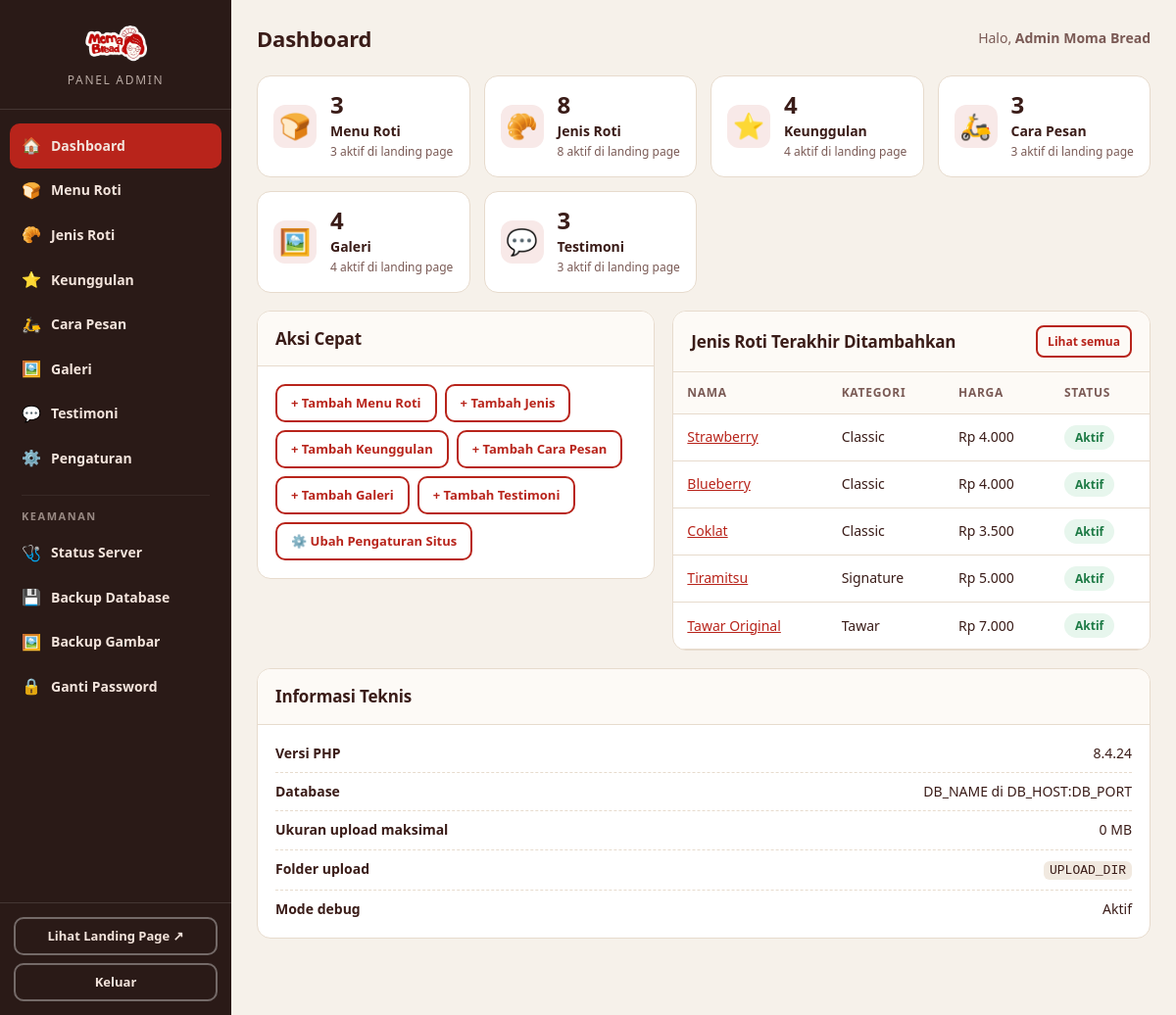
/admin/index.php (signed in), run on the app's committed database.
### tables this page shows
CREATE TABLE `jenis_rote` (
  `id` int(10) unsigned NOT NULL AUTO_INCREMENT,
  `menu_id` int(10) unsigned NOT NULL,
  `name` varchar(120) NOT NULL,
  `description` text DEFAULT NULL,
  `price` int(10) unsigned NOT NULL DEFAULT 0,
  `image` varchar(255) DEFAULT NULL,
  `is_active` tinyint(1) NOT NULL DEFAULT 1,
  `sort_order` int(11) NOT NULL DEFAULT 0,
  `created_at` timestamp NOT NULL DEFAULT current_timestamp(),
  PRIMARY KEY (`id`),
  KEY `idx_jenis_listing` (`menu_id`,`is_active`,`sort_order`),
  CONSTRAINT `fk_jenis_menu` FOREIGN KEY (`menu_id`) REFERENCES `menu` (`id`) ON DELETE CASCADE ON UPDATE CASCADE
);

CREATE TABLE `menu` (
  `id` int(10) unsigned NOT NULL AUTO_INCREMENT,
  `name` varchar(120) NOT NULL,
  `slug` varchar(140) NOT NULL,
  `description` text DEFAULT NULL,
  `image` varchar(255) DEFAULT NULL,
  `is_featured` tinyint(1) NOT NULL DEFAULT 0,
  `is_active` tinyint(1) NOT NULL DEFAULT 1,
  `sort_order` int(11) NOT NULL DEFAULT 0,
  `created_at` timestamp NOT NULL DEFAULT current_timestamp(),
  PRIMARY KEY (`id`),
  UNIQUE KEY `uq_menu_slug` (`slug`),
  KEY `idx_menu_listing` (`is_active`,`sort_order`)
);

### includes/functions.php (called while the page is built, shortened)
<?php
require_once __DIR__ . '/../config/database.php';
function e($value): string
{
    return htmlspecialchars((string) $value, ENT_QUOTES | ENT_SUBSTITUTE, 'UTF-8');
}
function q(string $sql, array $params = []): PDOStatement
{
    $stmt = db()->prepare($sql);
    $stmt->execute($params);
    return $stmt;
}
function all(string $sql, array $params = []): array
{
    return q($sql, $params)->fetchAll();
}
function one(string $sql, array $params = []): ?array
{
    $row = q($sql, $params)->fetch();
    return $row === false ? null : $row;
}
function val(string $sql, array $params = [], $default = null)
{
    $value = q($sql, $params)->fetchColumn();
    return $value === false ? $default : $value;
}
function rupiah($amount): string
{
    return 'Rp ' . number_format((float) $amount, 0, ',', '.');
}
function url(string $path = ''): string
{
    return BASE_URL . '/' . ltrim($path, '/');
}
function asset(string $path): string
{
    $path  = ltrim($path, '/');
    $file  = APP_ROOT . '/assets/' . $path;
    $stamp = is_file($file) ? (string) filemtime($file) : '';
    return url('assets/' . $path) . ($stamp !== '' ? '?v=' . $stamp : '');
}
function is_logged_in(): bool
{
    return !empty($_SESSION['admin_id']);
}
function current_user(): ?array
{
    static $user = null;
    if ($user === null && is_logged_in()) {
        $user = one(
            'SELECT id, username, full_name, last_login FROM admin_users WHERE id = ?',
            [(int) $_SESSION['admin_id']]
        );
    }
    return $user;
}

### admin/_schema.php (called while the page is built, shortened)
<?php
function entity(string $tab): array
{
    $entities = admin_entities();
    return $entities[$tab];
}
function entity_table(string $tab): string
{
    return $tab;
}
function entity_key(string $table): string
{
    $def = entity($table);
    return $def['key'] ?? str_replace('_', '-', $table);
}

### config/database.php (called while the page is built, shortened)
<?php
function pdo_connect(?string $database = DB_NAME): PDO
{
    $dsn = $database === null
        ? sprintf('mysql:host=%s;port=%s;charset=%s', DB_HOST, DB_PORT, DB_CHARSET)
        : sprintf('mysql:host=%s;port=%s;dbname=%s;charset=%s', DB_HOST, DB_PORT, $database, DB_CHARSET);
    $options = [
        PDO::ATTR_ERRMODE            => PDO::ERRMODE_EXCEPTION,
        PDO::ATTR_DEFAULT_FETCH_MODE => PDO::FETCH_ASSOC,
        PDO::ATTR_EMULATE_PREPARES   => false,
        PDO::ATTR_STRINGIFY_FETCHES  => false,
    ];
    return new PDO($dsn, DB_USER, DB_PASS, $options);
}
function db(): PDO
{
    static $pdo = null;
    if ($pdo === null) {
        try {
            $pdo = pdo_connect(DB_NAME);
        } catch (PDOException $e) {
            db_connection_error_page($e);
            exit;
        }
    }
    return $pdo;
}

### admin/index.php (the view, shortened to what this page needs)
<?php
require_once __DIR__ . '/../includes/functions.php';
require_once __DIR__ . '/_schema.php';
$stats = [];
foreach (admin_entities() as $key => $def) {
    $total  = (int) val('SELECT COUNT(*) FROM `' . entity_table($key) . '`', [], 0);
    $stats[$key] = [
        'label'  => $def['label'],
        'icon'   => $def['icon'],
        'total'  => $total,
        'active' => (int) val('SELECT COUNT(*) FROM `' . entity_table($key) . '` WHERE is_active = 1', [], 0),
    ];
}
$recentJenis = all(
    'SELECT j.id, j.name, j.price, j.is_active, m.name AS kategori
       FROM jenis_rote j
       JOIN menu m ON m.id = j.menu_id
   ORDER BY j.id DESC
      LIMIT 5'
);
$pageTitle = 'Dashboard';
$activeTab = 'dashboard';
require __DIR__ . '/_partials/header.php';
?>
<div class="cards">
  <?php foreach ($stats as $key => $st): ?>
    <a class="stat" href="<?= e(url('admin/manage.php?tab=' . entity_key($key))) ?>">
      <span class="ico"><?= e($st['icon']) ?></span>
      <div>
        <strong><?= e((string) $st['total']) ?></strong>
        <span class="lbl"><?= e($st['label']) ?></span>
        <span class="sub"><?= e((string) $st['active']) ?> aktif di landing page</span>
      </div>
    </a>
  <?php endforeach; ?>
</div>
<div class="grid2">
  <section class="panel">
    <div class="panelhead">
      <h2>Aksi Cepat</h2>
    </div>
    <div class="panelbody quicklinks">
      <?php foreach (admin_entities() as $key => $def): ?>
        <a class="btn ghost sm" href="<?= e(url('admin/manage.php?tab=' . entity_key($key) . '&action=new')) ?>">
          + <?= e($def['add_label'] ?? ('Tambah ' . $def['label'])) ?>
        </a>
      <?php endforeach; ?>
      <a class="btn ghost sm" href="<?= e(url('admin/settings.php')) ?>">⚙️ Ubah Pengaturan Situs</a>
    </div>
  </section>
  <section class="panel">
    <div class="panelhead">
      <h2>Jenis Roti Terakhir Ditambahkan</h2>
      <a class="btn ghost xs" href="<?= e(url('admin/manage.php?tab=jenis_rote')) ?>">Lihat semua</a>
    </div>
    <?php if (!$recentJenis): ?>
      <div class="panelbody">
        <p class="muted">Belum ada jenis roti. Klik "Tambah Jenis" untuk menambahkan.</p>
      </div>
    <?php else: ?>
      <table class="table">
        <thead>
          <tr><th>Nama</th><th>Kategori</th><th>Harga</th><th>Status</th></tr>
        </thead>
        <tbody>
          <?php foreach ($recentJenis as $j): ?>
            <tr>
              <td>
                <a href="<?= e(url('admin/manage.php?tab=jenis_rote&action=edit&id=' . (int) $j['id'])) ?>">
                  <?= e($j['name']) ?>
                </a>
              </td>
              <td><?= e($j['kategori']) ?></td>
              <td><?= (int) $j['price'] > 0 ? e(rupiah($j['price'])) : '-' ?></td>
              <td>
                <span class="pill <?= (int) $j['is_active'] === 1 ? 'ok' : 'off' ?>">
                  <?= (int) $j['is_active'] === 1 ? 'Aktif' : 'Nonaktif' ?>
                </span>
              </td>
            </tr>
          <?php endforeach; ?>
        </tbody>
      </table>
    <?php endif; ?>
  </section>
</div>
<section class="panel">
  <div class="panelhead"><h2>Informasi Teknis</h2></div>
  <div class="panelbody">
    <ul class="infolist">
      <li><strong>Versi PHP</strong><span><?= e(PHP_VERSION) ?></span></li>
      <li><strong>Database</strong><span><?= e(DB_NAME) ?> di <?= e(DB_HOST) ?>:<?= e(DB_PORT) ?></span></li>
      <li><strong>Ukuran upload maksimal</strong><span><?= e((string) (MAX_UPLOAD_BYTES / 1024 / 1024)) ?> MB</span></li>
      <li><strong>Folder upload</strong><span><code><?= e(str_replace(APP_ROOT, '', UPLOAD_DIR)) ?></code></span></li>
      <li><strong>Mode debug</strong><span><?= APP_DEBUG ? 'Aktif' : 'Nonaktif' ?></span></li>
    </ul>
  </div>
</section>
<?php require __DIR__ . '/_partials/footer.php'; ?>

### admin/_partials/header.php (shortened to what this page needs)
<?php
require_once __DIR__ . '/../../includes/functions.php';
require_once __DIR__ . '/../_schema.php';
$pageTitle   = $pageTitle ?? 'Panel Admin';
$activeTab   = $activeTab ?? '';
$adminUser   = current_user();
$entities    = admin_entities();
$displayName = (string)($adminUser['full_name'] ?? '');
?>
<!DOCTYPE html>
<html lang="id" data-theme="light">
<head>
<link rel="stylesheet" href="<?= e(asset('css/admin.css')) ?>">
</head>
<body class="adm">
<aside class="side">
  <div class="brand">
    <img src="<?= e(asset('img/logo.png')) ?>" alt="Moma Bread">
    <span>Panel Admin</span>
  </div>
  <nav class="sidenav">
    <a href="<?= e(url('admin/index.php')) ?>" class="<?= $activeTab === 'dashboard' ? 'on' : '' ?>">
      <span>🏠</span> Dashboard
    </a>
    <?php foreach ($entities as $table => $ent): ?>
      <?php $entKey = entity_key($table); ?>
      <a href="<?= e(url('admin/manage.php?tab=' . $entKey)) ?>" class="<?= $activeTab === $entKey ? 'on' : '' ?>">
        <span><?= e($ent['icon']) ?></span> <?= e($ent['label']) ?>
      </a>
    <?php endforeach; ?>
    <a href="<?= e(url('admin/settings.php')) ?>" class="<?= $activeTab === 'settings' ? 'on' : '' ?>">
      <span>⚙️</span> Pengaturan
    </a>
    <div class="navsep">Keamanan</div>
    <a href="<?= e(url('admin/status.php')) ?>" class="<?= $activeTab === 'status' ? 'on' : '' ?>">
      <span>🩺</span> Status Server
    </a>
    <a href="<?= e(url('admin/backup.php')) ?>" class="<?= $activeTab === 'backup' ? 'on' : '' ?>">
      <span>💾</span> Backup Database
    </a>
    <a href="<?= e(url('admin/backup-gambar.php')) ?>" class="<?= $activeTab === 'backup-gambar' ? 'on' : '' ?>">
      <span>🖼️</span> Backup Gambar
    </a>
    <a href="<?= e(url('admin/password.php')) ?>" class="<?= $activeTab === 'password' ? 'on' : '' ?>">
      <span>🔒</span> Ganti Password
    </a>
  </nav>
  <div class="sidefoot">
    <a class="btn ghost sm block" href="<?= e(url('index.php')) ?>" target="_blank" rel="noopener">Lihat Landing Page ↗</a>
    <a class="btn ghost sm block" href="<?= e(url('admin/logout.php')) ?>">Keluar</a>
  </div>
</aside>
<main class="main">
  <header class="topbar">
    <h1><?= e($pageTitle) ?></h1>
    <div class="user">
      <span>Halo, <strong><?= e($displayName) ?></strong></span>
    </div>
  </header>

### assets/css/admin.css (style rules this page uses)
:root { --bg:#f6f1ea; --card:#fff; --red:#B8241B; --red2:#8F1912; --ink:#3a1c18; --mut:#7a5a55; --line:#e7dbcd; --ok:#1d7a45; --ok-bg:#e7f6ed; --off:#8a8a8a; --off-bg:#efefef; --warn:#8a5a00; --warn-bg:#fdf1dc; --side:#2a1a17; --side-txt:#f3e4dc; }
* { box-sizing:border-box }
body.adm { margin:0;background:var(--bg);color:var(--ink);font-family:"Nunito","Trebuchet MS",system-ui,sans-serif;font-size:15px;line-height:1.6 }
a { color:var(--red) }
h1,h2 { margin:0;font-weight:800;letter-spacing:-.01em }
h1 { font-size:22px }
h2 { font-size:17px }
code { background:#f1e9e0;padding:2px 6px;border-radius:6px;font-size:13px }
.side { position:fixed;inset:0 auto 0 0;width:236px;background:var(--side);color:var(--side-txt);display:flex;flex-direction:column;z-index:10 }
.brand { display:flex;flex-direction:column;align-items:center;gap:6px;padding:20px 16px;border-bottom:1px solid rgba(255,255,255,.12) }
.brand img { height:46px }
.brand span { font-size:12px;letter-spacing:.14em;text-transform:uppercase;opacity:.7 }
.sidenav { flex:1;overflow-y:auto;padding:14px 10px }
.sidenav a { display:flex;align-items:center;gap:10px;padding:10px 12px;border-radius:10px;color:var(--side-txt);text-decoration:none;font-weight:700;font-size:14px;transition:background .15s }
.sidenav a.on { background:var(--red) }
.sidenav a span { font-size:16px;width:20px;text-align:center }
.navsep { margin:14px 12px 6px;padding-top:12px;border-top:1px solid rgba(255,255,255,.12); font-size:11px;letter-spacing:.14em;text-transform:uppercase;opacity:.55;font-weight:800 }
.sidefoot { padding:14px;border-top:1px solid rgba(255,255,255,.12);display:flex;flex-direction:column;gap:8px }
.main { margin-left:236px;padding:22px 26px 60px;max-width:1200px }
.topbar { display:flex;align-items:center;justify-content:space-between;gap:16px;margin-bottom:20px;flex-wrap:wrap }
.topbar .user { color:var(--mut);font-size:14px }
.panel { background:var(--card);border:1px solid var(--line);border-radius:14px;margin-bottom:18px;overflow:hidden }
.panelhead { display:flex;align-items:center;justify-content:space-between;gap:12px;padding:14px 18px;border-bottom:1px solid var(--line);background:#fdfaf6 }
.panelbody { padding:18px }
.grid2 { display:grid;grid-template-columns:1fr 1.2fr;gap:18px;align-items:start }
.cards { display:grid;grid-template-columns:repeat(auto-fit,minmax(190px,1fr));gap:14px;margin-bottom:18px }
.stat { display:flex;align-items:center;gap:14px;background:var(--card);border:1px solid var(--line);border-radius:14px;padding:16px;text-decoration:none;color:inherit;transition:transform .15s,box-shadow .15s }
.stat .ico { font-size:26px;width:44px;height:44px;display:grid;place-items:center;background:color-mix(in srgb,var(--red) 10%,#fff);border-radius:12px }
.stat strong { display:block;font-size:24px;line-height:1.1 }
.stat .lbl { font-size:14px;font-weight:700 }
.stat .sub { display:block;font-size:12px;color:var(--mut) }
.btn { display:inline-block;background:var(--red);color:#fff!important;padding:10px 18px;border-radius:10px;font-weight:800;font-size:14px;font-family:inherit;text-decoration:none;border:2px solid var(--red);cursor:pointer;transition:filter .15s,transform .1s }
.btn.ghost { background:transparent;color:var(--red)!important }
.side .btn.ghost { color:var(--side-txt)!important;border-color:rgba(255,255,255,.35);text-align:center }
.btn.sm { padding:7px 14px;font-size:13px }
.btn.xs { padding:5px 10px;font-size:12px;border-radius:8px }
.btn.block { display:block;text-align:center }
.table { width:100%;border-collapse:collapse;font-size:14px }
.table th { text-align:left;padding:11px 14px;background:#fdfaf6;border-bottom:1px solid var(--line);font-size:12px;text-transform:uppercase;letter-spacing:.06em;color:var(--mut);white-space:nowrap }
.table td { padding:11px 14px;border-bottom:1px solid var(--line);vertical-align:middle }
.pill { display:inline-block;padding:3px 11px;border-radius:999px;font-size:12px;font-weight:800 }
.pill.ok { background:var(--ok-bg);color:var(--ok) }
.infolist { list-style:none;margin:0;padding:0;display:grid;gap:8px }
.infolist li { display:flex;justify-content:space-between;gap:14px;padding-bottom:8px;border-bottom:1px dashed var(--line);font-size:14px }
.infolist li:last-child { border-bottom:0;padding-bottom:0 }
.quicklinks { display:flex;flex-wrap:wrap;gap:8px }

### data on the page
jenis_rote: name "Strawberry", menu.name "Classic", price "Rp 4.000", is_active "Aktif"
jenis_rote: name "Blueberry", menu.name "Classic", price "Rp 4.000", is_active "Aktif"
jenis_rote: name "Coklat", menu.name "Classic", price "Rp 3.500", is_active "Aktif"
jenis_rote: name "Tiramitsu", menu.name "Signature", price "Rp 5.000", is_active "Aktif"
jenis_rote: name "Tawar Original", menu.name "Tawar", price "Rp 7.000", is_active "Aktif"

### other printed values
$ent['icon'] "🍞"
$ent['label'] "Menu Roti"
$ent['icon'] "🥐"
$ent['label'] "Jenis Roti"
$ent['icon'] "⭐"
$ent['label'] "Keunggulan"
$ent['icon'] "🛵"
$ent['label'] "Cara Pesan"
$ent['icon'] "🖼️"
$ent['label'] "Galeri"
$ent['icon'] "💬"
$ent['label'] "Testimoni"
$pageTitle "Dashboard"
$displayName "Admin Moma Bread"
$st['icon'] "🍞"
